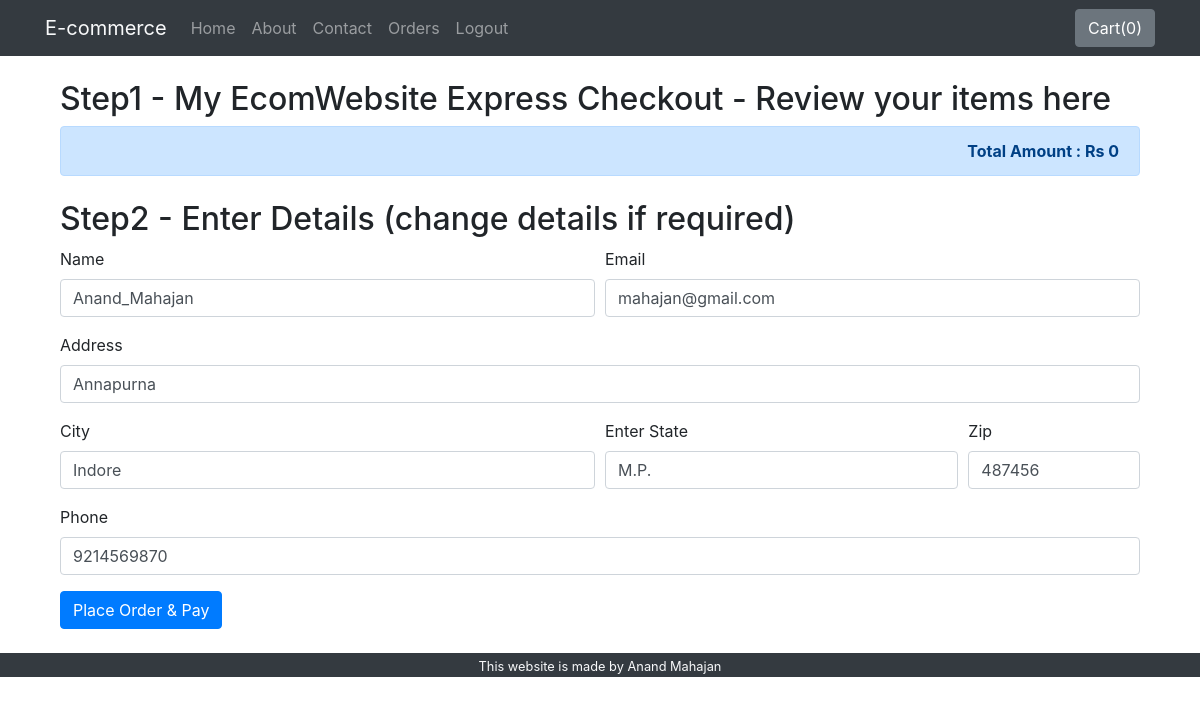
Page /checkout/ (signed in) on the committed database.
### shop/models.py (models this page shows, shortened)
class UserInfo(models.Model):
    user = models.OneToOneField(User, on_delete=models.CASCADE)
    address = models.CharField(max_length=100)
    city = models.CharField(max_length=100)
    state = models.CharField(max_length=100)
    pincode = models.CharField(max_length=10)
    phone = models.CharField(max_length=15)

### shop/views.py (the view, shortened to what this page needs)
# urls.py: path('checkout/', views.checkout, name="Checkout"),
@login_required
def checkout(request):
    user_id = str(request.user.id)
    userinfo = UserInfo.objects.get(user=request.user.id)
    return render(request,'shop/checkout.html',{'userinfo': userinfo, 'id': id})

### shop/templates/shop/checkout.html (shortened to what this page needs)
{% extends 'shop/basic.html' %}
{% block body %}
<div class="container my-4">
   <div class="col">
      <h2>Step1 - My EcomWebsite Express Checkout - Review your items here</h2>
      <div id="item">
           <strong><p class="alert alert-primary text-right" id="amount"></p></strong>
     </div>
   </div>
   <div class="col my-4">
     <h2>Step2 - Enter Details (change details if required)</h2>
     <form method="post" action="{% url 'Checkout' %}" onsubmit="return CheckInput(event)" >
       <div class="form-row">
         <div class="form-group col-md-6">
           <label for="name">Name</label>
           <input type="text" name="name" class="form-control" id="name" value="{{ userinfo.user }}">
         </div>
         <div class="form-group col-md-6">
           <label for="email">Email</label>
           <input type="email" name="email" class="form-control" id="email" value="{{ userinfo.user.email }}">
         </div>
       </div>
       <div class="form-group">
         <label for="address">Address</label>
         <input type="text" name="address" class="form-control" id="address" value="{{ userinfo.address }}">
       </div>
       <div class="form-row">
         <div class="form-group col-md-6">
           <label for="city">City</label>
           <input type="text" name="city" class="form-control" id="city" value="{{ userinfo.city }}">
         </div>
         <div class="form-group col-md-4">
           <label for="state">Enter State</label>
           <input type="text" name="state" class="form-control" id="state" value="{{ userinfo.state }}">
         </div>
         <div class="form-group col-md-2">
           <label for="zip_code">Zip</label>
           <input type="text" name="zip_code" class="form-control" id="zip_code" value="{{ userinfo.pincode }}">
         </div>
       </div>
       <div class="form-group">
         <label for="phone">Phone</label>
         <input type="tel" name="phone" class="form-control" id="phone" value="{{ userinfo.phone }}">
       </div>
       <button type="submit" class="btn btn-primary">Place Order & Pay</button>
     </form>
  </div>
</div>
{% endblock%}

### rows in the picture
UserInfo: name "Anand_Mahajan", email "mahajan@gmail.com", address "Annapurna", city "Indore", state "M.P.", zip_code "487456", phone "9214569870"
